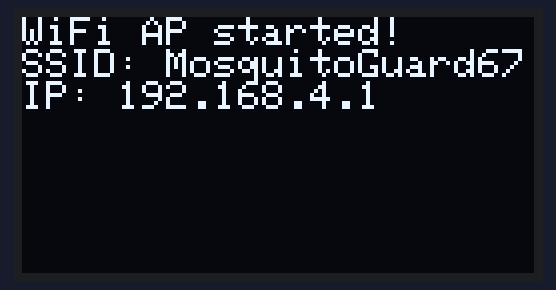
A sketch run on a simulated ESP32. Shown: 128×64 one-colour display. What the sketch prints to the serial monitor is not drawn.

Above: at 0.1 s.

The sketch:

esp32_code.ino
```cpp
#include <WiFi.h>
#include <WebServer.h>
#include <DHT.h>
#include <Wire.h>
#include <Adafruit_GFX.h>
#include <Adafruit_SSD1306.h>

#define SCREEN_WIDTH 128
#define SCREEN_HEIGHT 64
Adafruit_SSD1306 display(SCREEN_WIDTH, SCREEN_HEIGHT, &Wire, -1);

#define DHTPIN 2
#define DHTTYPE DHT11
DHT dht(DHTPIN, DHTTYPE);

WebServer server(80);

String getHTML(float tF, float hum){
  String page = R"rawliteral(
<!DOCTYPE html>
<html lang="en">
<head>
<meta charset="UTF-8" />
<meta name="viewport" content="width=device-width, initial-scale=1.0"/>
<title>Mosquito Guard</title>
<style>
  :root{
    --bg-dark: #000a0e;
    --bg: #0a1a20;
    --bg-light: #0d2a30;
    --text: #8ffcff;
    --text-muted: #67c2c8;
    --highlight: #1ea8bb;
    --border: #0f7d8f;
    --border-muted: #0b4d5a;
    --primary: #06dff8;
    --secondary: #f7796a;
    --danger: #f7796a;
    --warning: #cda619;
    --success: #24cc7a;
    --info: #619bff;

    --temp: )rawliteral" + String(tF, 1) + R"rawliteral(;
    --humid: )rawliteral" + String(hum, 1) + R"rawliteral(;
    --battery: 67;
    --location: "Sammamish, WA";
  }

  body{
    margin:0;
    background:var(--bg-dark);
    font:16px/1.4 ui-sans-serif,system-ui,-apple-system,Segoe UI,Roboto,Arial;
    color:var(--text);
  }
  .wrap{max-width:1100px;margin:auto;padding:24px;}
  .risk{
    background:var(--bg-light);
    border:1px solid var(--border);
    border-radius:16px;
    padding:28px 20px;
    text-align:center;
    margin-bottom:28px;
  }
  .risk .title{font-size:18px;color:var(--text-muted);margin-bottom:6px}
  .risk .value{font-size:56px;font-weight:800}
  .bar{
    height:22px;background:var(--border-muted);
    border-radius:999px;overflow:hidden;
    margin-top:18px;
  }
  .fill{
    height:100%;
    width:calc(var(--risk) * 1%);
    background:linear-gradient(90deg,var(--success),var(--warning),var(--danger));
  }
  .grid{
    display:grid;
    grid-template-columns:repeat(2,1fr);
    gap:28px;margin:0 0 32px;
  }
  .card{
    background:var(--bg);
    border:1px solid var(--border);
    border-radius:18px;
    padding:42px 28px;
    text-align:center;
    font-size:42px;
    font-weight:800;
  }
  .card small{
    display:block;
    margin-top:10px;
    font-size:18px;
    font-weight:600;
    color:var(--text-muted);
  }
  .chart-wrap{
    background:var(--bg);
    border:1px solid var(--border);
    border-radius:18px;
    padding:16px;
    height:360px;
  }
  .chart-wrap canvas{
    width:100%!important;
    height:100%!important;
  }
  @media (max-width:720px){
    .grid{grid-template-columns:1fr}
    .card{font-size:36px}
    .chart-wrap{height:320px}
  }
</style>
</head>
<body>
<div class="wrap">
  <h1>Mosquito Guard</h1>
  <section class="risk">
    <div class="title">Mosquito Breeding Risk</div>
    <div class="value" id="riskTxt"></div>
    <div class="bar"><div class="fill"></div></div>
  </section>
  <section class="grid">
    <div class="card" id="tempCard"></div>
    <div class="card" id="humidCard"></div>
    <div class="card" id="battCard"></div>
    <div class="card" id="locCard"></div>
  </section>
  <section class="chart-wrap">
    <canvas id="envChart"></canvas>
  </section>
</div>
<script src="https://cdn.jsdelivr.net/npm/chart.js"></script>
<script>
  function css(name){
    return getComputedStyle(document.documentElement).getPropertyValue(name).replace(/"/g,"").trim();
  }
  function updateRisk() {
    const temp = css("--temp"), humid = css("--humid"),
          batt = css("--battery"), loc = css("--location");
    const tempF = parseFloat(temp);
    const humidityPercent = parseFloat(humid);

    let temp_factor;
    if (tempF < 50) temp_factor = 0;
    else if (tempF < 75) temp_factor = (tempF - 50)/25*50;
    else if (tempF <= 95) temp_factor = 50 + (tempF - 75)/20*40;
    else if (tempF <= 100) temp_factor = 90 - (tempF - 95)/5*40;
    else temp_factor = 10;

    let humidity_factor;
    if (humidityPercent < 30) humidity_factor = 0;
    else if (humidityPercent < 42) humidity_factor = (humidityPercent - 30)/12*50;
    else if (humidityPercent <= 80) humidity_factor = 50 + (humidityPercent - 42)/38*40;
    else humidity_factor = 90;

    let chance = 0.6*temp_factor + 0.4*humidity_factor;
    chance = Math.min(100, Math.max(0, chance));
    chance = Math.round(chance*100)/100;

    document.documentElement.style.setProperty("--risk", chance);

    document.getElementById("riskTxt").textContent = `${chance}%`;
    document.getElementById("tempCard").innerHTML  = `${temp}°F<small>Temperature</small>`;
    document.getElementById("humidCard").innerHTML = `${humid}%<small>Humidity</small>`;
    document.getElementById("battCard").innerHTML  = `${batt}%<small>Battery</small>`;
    document.getElementById("locCard").innerHTML   = `${loc}<small>Location</small>`;
  }

  updateRisk();
  setInterval(updateRisk, 1000);

  const LABELS = ["-12m","-10m","-8m","-6m","-4m","-2m","Now"];
  const TEMP_SERIES  = [29.6,29.9,30.1,30.0,30.1,28, parseFloat(css("--temp"))];
  const HUMID_SERIES = [84,85,86,87,88,89, parseFloat(css("--humid"))];

  new Chart(document.getElementById("envChart").getContext("2d"), {
    type: "line",
    data: {
      labels: LABELS,
      datasets: [
        {
          label: "Temperature (°F)",
          data: TEMP_SERIES,
          yAxisID: "yTemp",
          borderColor: getComputedStyle(document.documentElement).getPropertyValue('--danger').trim(),
          backgroundColor: "transparent",
          borderWidth: 3,
          tension: 0.35
        },
        {
          label: "Humidity (%)",
          data: HUMID_SERIES,
          yAxisID: "yHum",
          borderColor: getComputedStyle(document.documentElement).getPropertyValue('--primary').trim(),
          backgroundColor: "transparent",
          borderWidth: 3,
          tension: 0.35
        }
      ]
    },
    options: {
      responsive: true,
      maintainAspectRatio: false,
      interaction: { mode: "index", intersect: false },
      scales: {
        yTemp: {
          type: "linear",
          position: "left",
          min: 24, max: 36,
          grid: { color: getComputedStyle(document.documentElement).getPropertyValue('--border-muted').trim() },
          ticks: { color: getComputedStyle(document.documentElement).getPropertyValue('--text-muted').trim() }
        },
        yHum: {
          type: "linear",
          position: "right",
          min: 70, max: 100,
          grid: { drawOnChartArea: false },
          ticks: { color: getComputedStyle(document.documentElement).getPropertyValue('--text-muted').trim() }
        },
        x: {
          grid: { color: getComputedStyle(document.documentElement).getPropertyValue('--border-muted').trim() },
          ticks: { color: getComputedStyle(document.documentElement).getPropertyValue('--text-muted').trim() }
        }
      },
      plugins: {
        legend: { labels: { color: getComputedStyle(document.documentElement).getPropertyValue('--text').trim() } }
      }
    }
  });
</script>
</body>
</html>
)rawliteral";
  return page;
}


void handleRoot(){
  float hum = dht.readHumidity();
  float tF = dht.readTemperature(true);
  if(isnan(hum) || isnan(tF)){ hum=0; tF=0; }
  server.send(200, "text/html", getHTML(tF, hum));
}

void setup(){
  Serial.begin(115200);
  dht.begin();

  if(!display.begin(SSD1306_SWITCHCAPVCC, 0x3C)){
    Serial.println("SSD1306 failed");
    for(;;);
  }
  display.clearDisplay();
  display.setTextSize(1);
  display.setTextColor(SSD1306_WHITE);

  // start AP
  WiFi.softAP("MosquitoGuard67","12345678"); // password can be empty ""
  IPAddress ip = WiFi.softAPIP();
  Serial.print("AP IP: "); Serial.println(ip);


  // show IP on OLED
  display.setCursor(0,0);
  display.println("WiFi AP started!");
  display.println("SSID: MosquitoGuard67");
  display.print("IP: "); display.println(ip);
  display.display();

  server.on("/", handleRoot);
  server.begin();
}

void loop(){
  server.handleClient();
}
```
